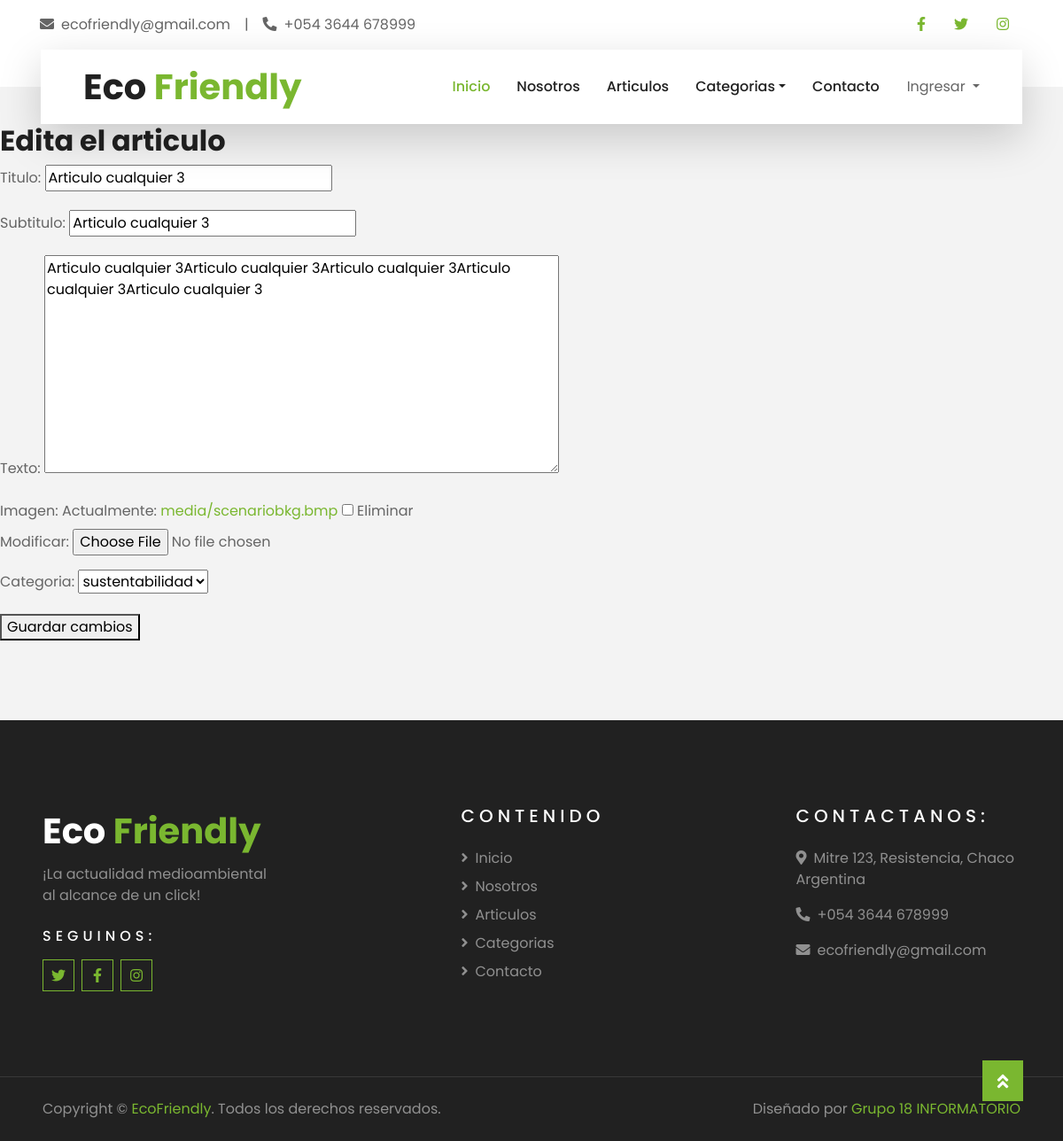
The page /posts/posts/4/edit/ on the database as committed earlier.
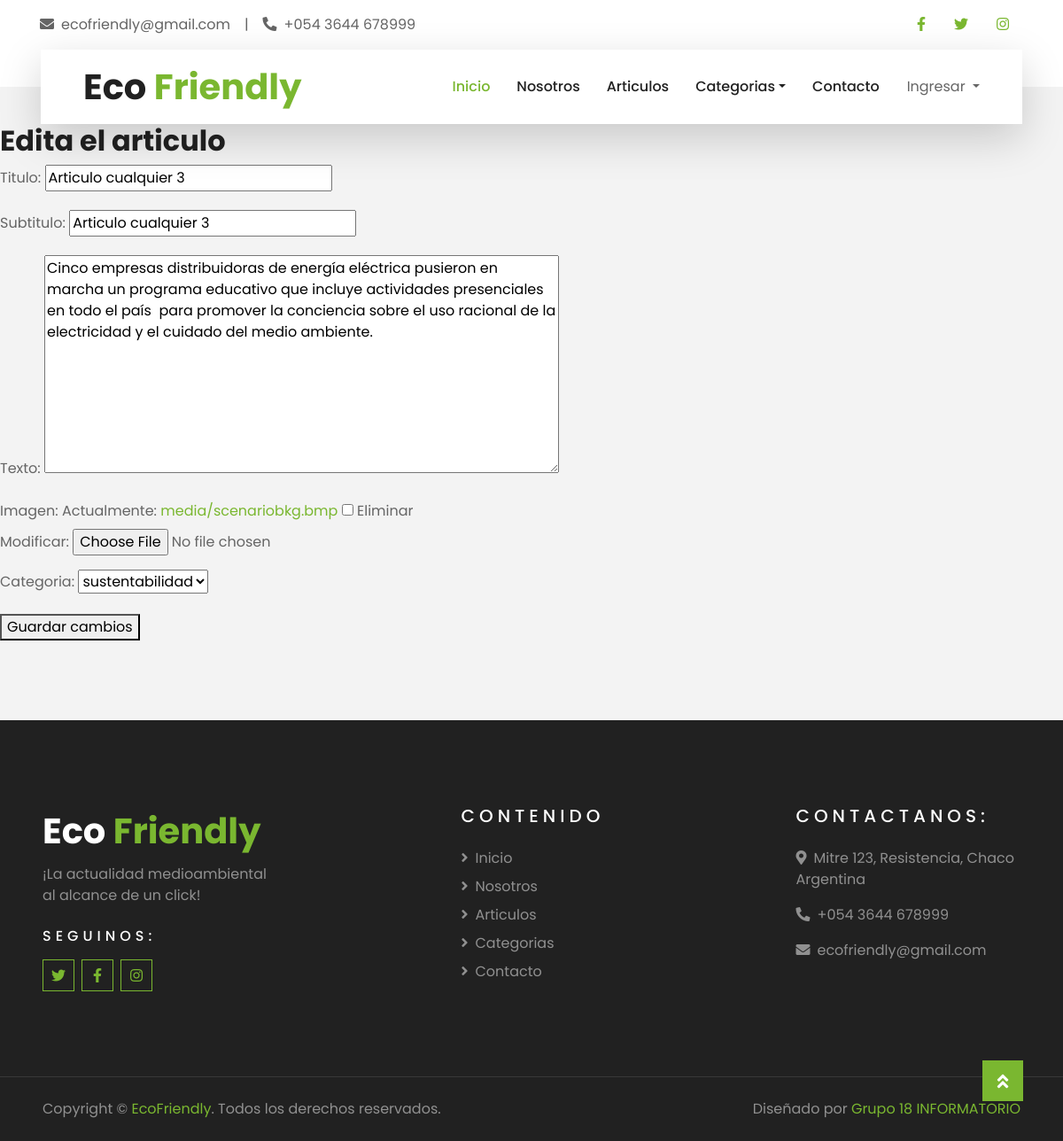
The same page on the database as committed later.
### apps/posts/models.py (models this page shows, shortened)
class Post(models.Model):
    titulo = models.CharField(max_length=50,null=False)
    subtitulo = models.CharField(max_length=100,null =False, blank=True)
    fecha = models.DateTimeField(auto_now_add=True)
    texto = models.TextField(null=False)
    activo = models.BooleanField(default=True)
    categoria = models.ForeignKey(Categoria, on_delete=models.SET_NULL, null=True, default='Sin categoria')
    imagen = models.ImageField(null=True, blank=True, upload_to='media', default='static/post_default.png')
    publicado = models.DateTimeField(default=timezone.now)
    autor = models.ForeignKey('usuarios.Usuario', null=True, on_delete=models.SET_NULL)
    class Meta:
        ordering = ('-publicado',)

### apps/posts/views.py (the view)
# urls.py: path('posts/<int:pk>/edit/', views.EditarPost, name='editarPost'),
def EditarPost(request, pk):
    posts = get_object_or_404(Post, pk=pk)
    if request.method == 'POST':
        form = PostForm(request.POST, request.FILES, instance=posts)
        if form.is_valid():
            form.save()
            return redirect('posts:post_individual', pk=pk)
    else:
        form = PostForm(instance=posts)
    context = {
        'form': form,
    }
    return render(request, 'posts/editarPost.html', context)

### apps/posts/forms.py
class PostForm(forms.ModelForm):
    class Meta:
        model = Post
        fields = ['titulo', 'subtitulo', 'texto', 'imagen', 'categoria']

### apps/posts/models.py (called while the page is built)
    def __str__(self):
        return self.nombre

### templates/posts/editarPost.html (shortened to what this page needs)
{% extends 'base.html' %}
{% load static %}
{% block contenido %}
    <h2>Edita el articulo</h2>
    <form action="" method="POST" enctype="multipart/form-data">
        {{ form.as_p }}
        <button type="submit">Guardar cambios</button>
    </form>
{% endblock contenido %}

Rows that differ between the two databases and show on the page:
changed Post "Articulo cualquier 3": texto "Articulo cualquier 3Articulo cualquier 3Articulo cualquier 3Articulo cualquier 3Articulo cualquier 3" → "Cinco empresas distribuidoras de energía eléctrica pusieron en marcha un programa educativo que incluye actividades presenciales en todo el país para promover la conciencia sobre el uso racional de la electricidad y el cuidado del medio ambiente."
